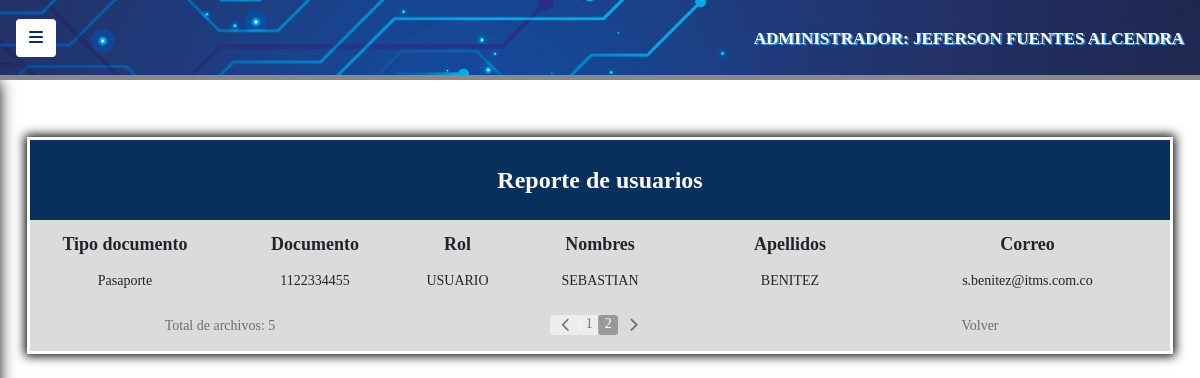
The app's page /public/admin/controllers/reporte_usuarios.php?pagina=2 (signed in) with its own data.
### tables this page shows
CREATE TABLE `usuarios` (
  `id_usuario` int(6) NOT NULL,
  `rol` varchar(20) NOT NULL,
  `tipo_documento` varchar(30) NOT NULL,
  `documento` varchar(11) NOT NULL,
  `nombres` varchar(30) NOT NULL,
  `apellidos` varchar(30) NOT NULL,
  `correo` varchar(50) NOT NULL,
  `password` varchar(60) NOT NULL
);

### public/admin/controllers/reporte_usuarios.php (the view, shortened to what this page needs)
<!DOCTYPE html>
<html lang="en">
	<head>
		<link rel="stylesheet" href="../../../vendor/css/bootstrap.min.css">
		<link rel="stylesheet" href="../../../css/estilos.css">
		<link rel="stylesheet" href="../../../css/simple-sidebar.css">
	</head>
	<body>
<div class="d-flex toggled" id="wrapper">
	<div id="page-content-wrapper">
		<nav class="navbar navegacion b_bottom">
			<button class="btn boton_menu" id="menu-toggle">
				<i class="fas fa-bars"></i>
			</button>
			<div class="sesion">
				<p class="">
				<?php
					echo $_SESSION["admin"].": ". $_SESSION["nombres"]." ".$_SESSION["apellidos"];
				?>
				</p>
			</div>
		</nav>
<?php
	class Reporte{
		public function listar(){
		$conexion = new PDO ("mysql:host=localhost; dbname=itms_capacitacion", "root", "");
		$conexion -> setAttribute(PDO::ATTR_ERRMODE, PDO::ERRMODE_EXCEPTION);
		$conexion -> exec("SET CHARACTER SET utf8");
		$por_pagina = "4";
		$pagina_inicial = 1;
    		if(isset($_GET["pagina"])){
				if ($_GET["pagina"] == "1") {
				}else{
					$pagina_inicial = $_GET["pagina"];
				}
			}else{
				$pagina_inicial = "1";
			}
			$inicio_registro = ($pagina_inicial - 1) * $por_pagina;
    		$sql = "SELECT * FROM usuarios";
            $resultado = $conexion -> prepare($sql);
			$resultado -> execute(array());
			$num_registros = $resultado -> rowCount();
			$total_paginas = ceil($num_registros/$por_pagina);
?>
			<div class="container-fluid div5 color2">
				<div class="row encabezado">
					<div class="col-sm-12">
						Reporte de usuarios
					</div>
				</div>
				<div class="row negrilla t_centro espacio2" style="font-size: 18px">
					<div class="col-sm-2">
						Tipo documento
					</div>
					<div class="col-sm-2">
						Documento
					</div>
					<div class="col-sm-1">
						Rol
					</div>
					<div class="col-sm-2">
						Nombres
					</div>
					<div class="col-sm-2">
						Apellidos
					</div>
					<div class="col-sm-3">
						Correo
					</div>
				</div>
<?php
			$sql2 = "SELECT * FROM usuarios WHERE rol = 'USUARIO' LIMIT $inicio_registro, $por_pagina";
			$resultado2 = $conexion -> prepare($sql2);
			$resultado2 -> execute(array());
            while($registro2 = $resultado2 -> fetch(PDO::FETCH_ASSOC)){
				$ttipo_documento = stripcslashes($registro2['tipo_documento']);
				$rrol = stripcslashes($registro2['rol']);
				$ddocumento = stripcslashes($registro2['documento']);
				$nnombres = stripcslashes($registro2['nombres']);
				$aapellidos = stripcslashes($registro2['apellidos']);
				$ccorreo = stripcslashes($registro2['correo']);
?>
			<div class="row t_centro espacio2" style="font-size: 14px">
				<div class="col-sm-2">
					<?php
						$sql3 = "SELECT * FROM tipo_documento";
						$resultado3 = $conexion -> prepare($sql3);
						$resultado3 -> execute(array());
						while($registro3 = $resultado3 -> fetch(PDO::FETCH_ASSOC)){
							$iid_tipo_documento = stripcslashes($registro3["id_tipo_documento"]);
							$tttipo_documento = stripcslashes($registro3["tipo_documento"]);
							if($iid_tipo_documento==$ttipo_documento){
								echo"<option value=$iid_tipo_documento SELECTED>$tttipo_documento</option>";
							}
						}
					?>
				</div>
				<div class="col-sm-2"><?php echo $ddocumento ?></div>
				<div class="col-sm-1"><?php echo $rrol ?></div>
				<div class="col-sm-2"><?php echo $nnombres ?></div>
				<div class="col-sm-2"><?php echo $aapellidos ?></div>
				<div class="col-sm-3"><?php echo $ccorreo ?></div>
			</div>
<?php
			}
?>
<br>
<div class="row centro">
	<div class="col-sm-4 t_centro links2">
		<?php
			$num_registros = $num_registros - 1;
			echo "Total de archivos: $num_registros";
		?>
	</div>
	<div class="col-sm-4 t_centro">
	<?php
		$pagina_actual = isset($_GET['pagina']) ? $_GET['pagina'] : '1';
		echo "<div class='row centro'>";
			echo "<ul class='pagination pag'>";
			if ($pagina_actual != 1) {
				echo "<li><a class='btn btn-sm page-link flecha' href='reporte_usuarios.php?pagina=".($pagina_actual-1)."'>";
					echo "<i class='fas fa-chevron-left'></i></i>";
				echo "</a>";
			}else{
				echo "<li><a class='btn btn-sm page-link b_disabled' disabled>";
					echo "<i class='fas fa-chevron-left'></i></i>";
				echo "</a>";
			}
			echo "<li class='page-item'>";
			for ($i=1; $i <= $total_paginas; $i++) {
				if($pagina_actual == $i){
					echo "<li><a class='btn btn-sm page-link pagina active' href='reporte_usuarios.php?pagina=".$i."'>".$i."</a>";
				}else{
					echo "<li><a class='btn btn-sm page-link pagina' href='reporte_usuarios.php?pagina=".$i."'>".$i."</a>";
				}
			}
			if ($pagina_actual != $total_paginas) {
				echo "<li><a class='btn btn-sm page-link flecha' href='reporte_usuarios.php?pagina=".($pagina_actual+1)." '>";
					echo "<i class='fas fa-chevron-right'></i></i>";
				echo "</a>";
			}else{
				echo "<li><a class='btn btn-sm page-link b_disabled' disabled>";
					echo "<i class='fas fa-chevron-right'></i>";
				echo "</a>";
			}
			echo "</ul>";
			echo "</div>";
	?>
	</div>
	<div class="col-sm-4 t_centro links2">
		<a href="../../admin/views/home.php" class="links">Volver</a>
	</div>
</div>
<?php
		}
	}
	$nuevo = new Reporte();
	$nuevo -> listar();
?>
	</body>
</html>

### css/estilos.css (style rules this page uses)
* { box-sizing: border-box; -webkit-box-sizing: border-box; -moz-box-sizing: border-box; margin: 0; padding: 0; font-family: "Corbel"; }
body { background-image: url("../files/img/fondo.jpg"); }
.color2 { background: rgba(137, 137, 137, 0.3); }
.div5 { width: 95%; margin-top: 5%; box-shadow:0 0 0 3px #fff, 0 0 10px 5px #000; }
.negrilla { font-weight: bold; }
.encabezado { color: #fff; text-align: center; padding-top: 2%; padding-bottom: 2%; font-size: 24px; font-weight: bold; background: #092F5D; }
.navegacion { background-image: url("../files/img/banner5.jpg"); height: 80px; border-bottom: 5px solid #898989; }
.sesion { margin-top: auto; color: #fff; font-size: 17px; margin-left: 1.6%; font-weight: bold; text-shadow: 1.5px 1px 1px #42A9EF; }
.espacio2 { padding-top: 1%; }
.centro { justify-content: center; }
.t_centro { text-align: center; }
.b_bottom { border-bottom: 5px solid #898989; }
.links { text-decoration: none; color:rgba(0, 0, 0, 0.5); font-size: 14px; }
.links2 { text-decoration: none; color:rgba(0, 0, 0, 0.5); font-size: 14px; }
.boton_menu { background: #fff; color:#092F5D; font-size: 16px; }
div ul li .pagina { background: rgba(255, 255, 255, 0.5); height: 20px; width: 20px; padding-top: 0.5px; padding-left: 7px; border:none; color:rgba(0, 0, 0, 0.5); }
div ul li .flecha { background: rgba(255, 255, 255, 0.5); height: 20px; width: 30px; padding-top: 2px; border:none; color:rgba(0, 0, 0, 0.5); }
.b_disabled { background: none !important; height: 20px; padding-top: 2px; color: rgba(0, 0, 0, 0.5) !important; border: none; }
.active { background: rgba(0, 0, 0, 0.3) !important; color: #fff !important; }

### css/simple-sidebar.css (style rules this page uses)
body { overflow-x: hidden; }
#page-content-wrapper { min-width: 100vw; }
@media (min-width: 768px) { #page-content-wrapper { min-width: 0; width: 100%; } }

### records on screen
usuarios: documento "1122334455", rol "USUARIO", nombres "SEBASTIAN", apellidos "BENITEZ", correo "s.benitez@itms.com.co"

### other values on screen
$_SESSION["admin"] "ADMINISTRADOR"
$_SESSION["nombres"] "JEFERSON"
$_SESSION["apellidos"] "FUENTES ALCENDRA"
$num_registros "5"
